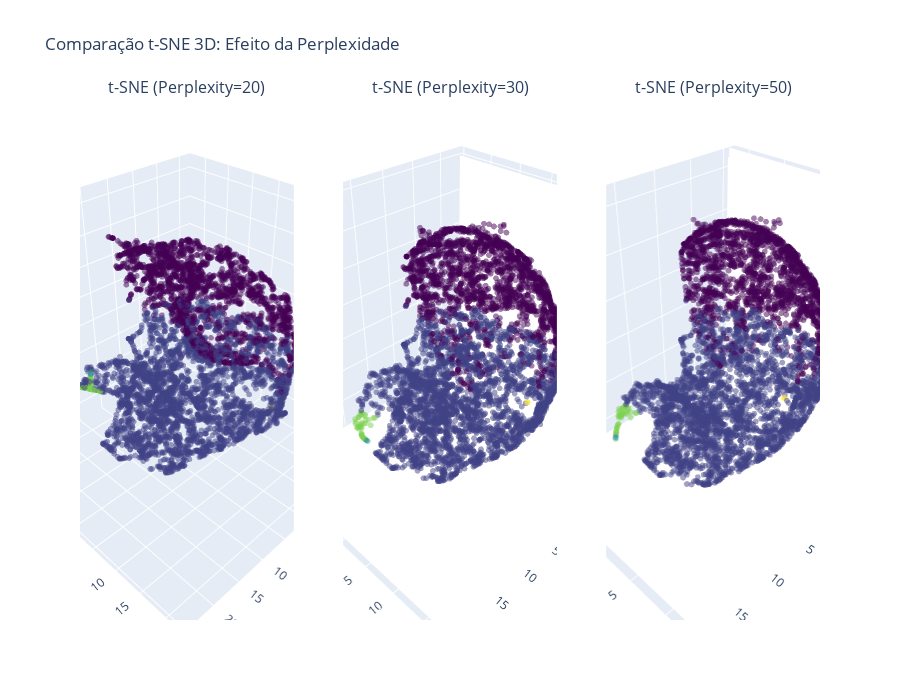

Notebook code cell kept with this figure:
### Code cell
# Criando a estrutura de subplots 3D (1 linha, 3 colunas)
fig = make_subplots(
    rows=1, cols=3,
    specs=[[{'type': 'scene'}, {'type': 'scene'}, {'type': 'scene'}]],
    subplot_titles=[f't-SNE (Perplexity={p})' for p in perplexidades]
)

for i, perp in enumerate(perplexidades):
    # IMPORTANTE: n_components=3
    tsne = TSNE(n_components=3, perplexity=perp, random_state=42, n_jobs=-1)
    X_tsne_3d = tsne.fit_transform(X_scaled)
    
    # Adicionando os pontos ao gráfico
    fig.add_trace(
        go.Scatter3d(
            x=X_tsne_3d[:, 0],
            y=X_tsne_3d[:, 1],
            z=X_tsne_3d[:, 2],
            mode='markers',
            marker=dict(
                size=2,
                color=labels, # Suas cores dos clusters do K-Means
                colorscale='Viridis',
                opacity=0.5
            ),
            name=f'Perp {perp}'
        ),
        row=1, col=i+1
    )

# Ajustando o layout
fig.update_layout(
    height=700,
    title_text='Comparação t-SNE 3D: Efeito da Perplexidade',
    showlegend=False
)

# Gente, caso nao apareca no seu notebook, descomente a linha abaixo para abrir no navegador
# import plotly.io as pio
# pio.renderers.default = "browser"

fig.show()

### Figure 1 — Plotly figure (JSON) as saved in the notebook; plotly's stock layout.template omitted (floating-point values rounded to 4 significant figures; data arrays with more than 128 entries replaced by an {"elided": "..."} marker saying what was removed)
{"data": [{"marker": {"color": {"elided": "5570 int values"}, "colorscale": [[0, "#440154"], [0.1111, "#482878"], [0.2222, "#3e4989"], [0.3333, "#31688e"], [0.4444, "#26828e"], [0.5556, "#1f9e89"], [0.6667, "#35b779"], [0.7778, "#6ece58"], [0.8889, "#b5de2b"], [1, "#fde725"]], "opacity": 0.5, "size": 2}, "mode": "markers", "name": "Perp 20", "scene": "scene", "type": "scatter3d", "x": {"elided": "5570 float values"}, "y": {"elided": "5570 float values"}, "z": {"elided": "5570 float values"}}, {"marker": {"color": {"elided": "5570 int values"}, "colorscale": [[0, "#440154"], [0.1111, "#482878"], [0.2222, "#3e4989"], [0.3333, "#31688e"], [0.4444, "#26828e"], [0.5556, "#1f9e89"], [0.6667, "#35b779"], [0.7778, "#6ece58"], [0.8889, "#b5de2b"], [1, "#fde725"]], "opacity": 0.5, "size": 2}, "mode": "markers", "name": "Perp 30", "scene": "scene2", "type": "scatter3d", "x": {"elided": "5570 float values"}, "y": {"elided": "5570 float values"}, "z": {"elided": "5570 float values"}}, {"marker": {"color": {"elided": "5570 int values"}, "colorscale": [[0, "#440154"], [0.1111, "#482878"], [0.2222, "#3e4989"], [0.3333, "#31688e"], [0.4444, "#26828e"], [0.5556, "#1f9e89"], [0.6667, "#35b779"], [0.7778, "#6ece58"], [0.8889, "#b5de2b"], [1, "#fde725"]], "opacity": 0.5, "size": 2}, "mode": "markers", "name": "Perp 50", "scene": "scene3", "type": "scatter3d", "x": {"elided": "5570 float values"}, "y": {"elided": "5570 float values"}, "z": {"elided": "5570 float values"}}], "layout": {"annotations": [{"font": {"size": 16}, "showarrow": false, "text": "t-SNE (Perplexity=20)", "x": 0.1444, "xanchor": "center", "xref": "paper", "y": 1, "yanchor": "bottom", "yref": "paper"}, {"font": {"size": 16}, "showarrow": false, "text": "t-SNE (Perplexity=30)", "x": 0.5, "xanchor": "center", "xref": "paper", "y": 1, "yanchor": "bottom", "yref": "paper"}, {"font": {"size": 16}, "showarrow": false, "text": "t-SNE (Perplexity=50)", "x": 0.8556, "xanchor": "center", "xref": "paper", "y": 1, "yanchor": "bottom", "yref": "paper"}], "height": 700, "scene": {"domain": {"x": [0, 0.2889], "y": [0, 1]}}, "scene2": {"domain": {"x": [0.3556, 0.6444], "y": [0, 1]}}, "scene3": {"domain": {"x": [0.7111, 1], "y": [0, 1]}}, "showlegend": false, "title": {"text": "Comparação t-SNE 3D: Efeito da Perplexidade"}}}
